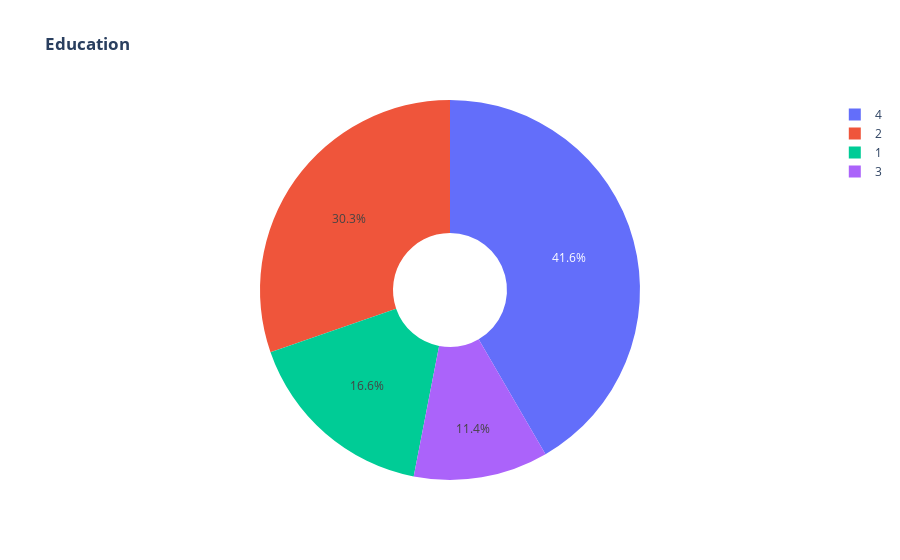

The notebook cell saved with this chart:
### Code cell
import plotly.graph_objects as go
labels = raw_df['education']
values = raw_df['education'].value_counts()
fig = go.Figure(data=[go.Pie(labels=labels, values=values, hole=.3)])
fig.update_layout(title_text="<b>Education</b>")
fig.show()

### Figure 1 — Plotly figure (JSON) as saved in the notebook; plotly's stock layout.template omitted (floating-point values rounded to 4 significant figures; data arrays with more than 128 entries replaced by an {"elided": "..."} marker saying what was removed)
{"data": [{"hole": 0.3, "labels": {"elided": "4238 int values"}, "type": "pie", "values": [1720, 1253, 687, 473]}], "layout": {"title": {"text": "<b>Education</b>"}}}
